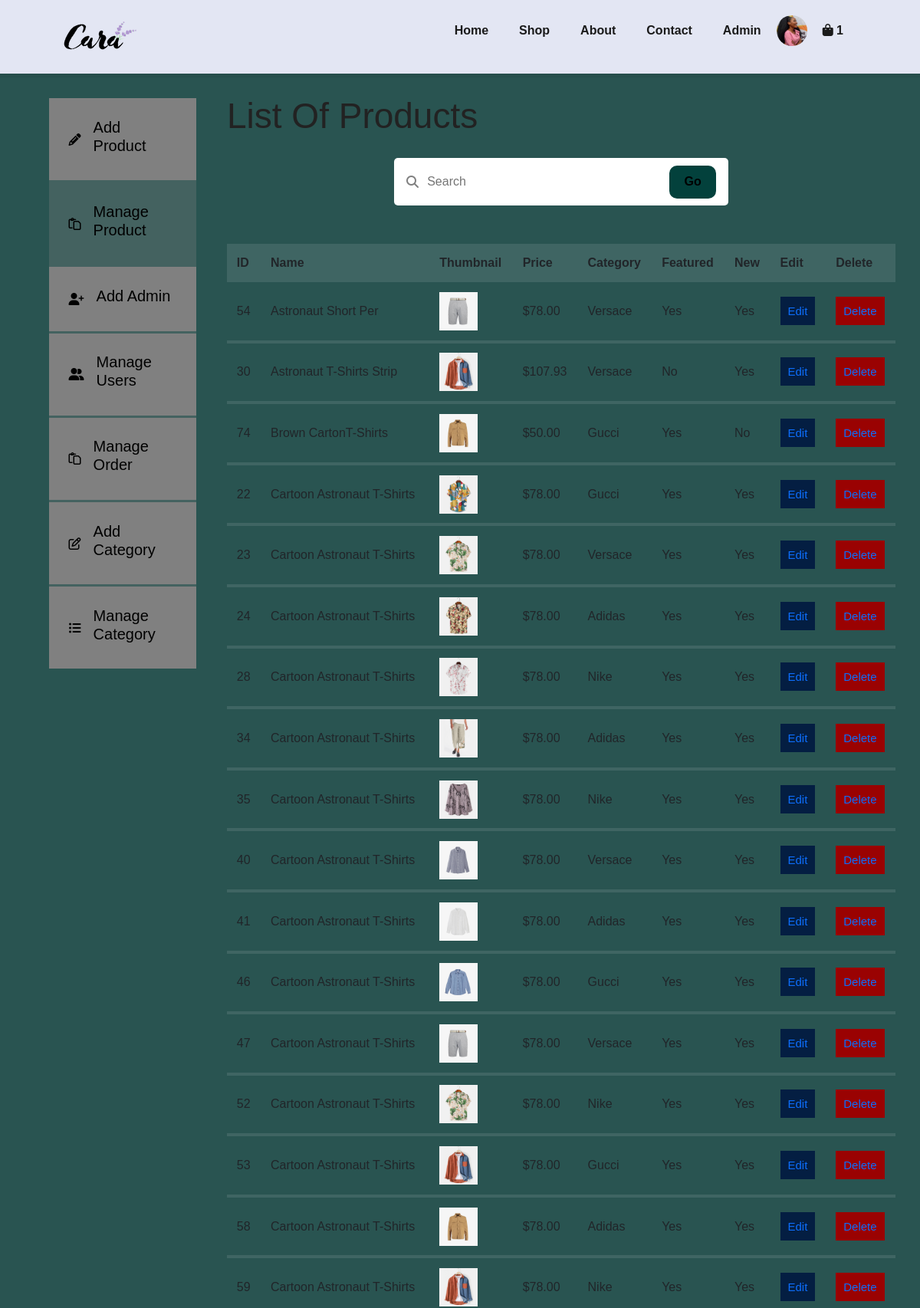
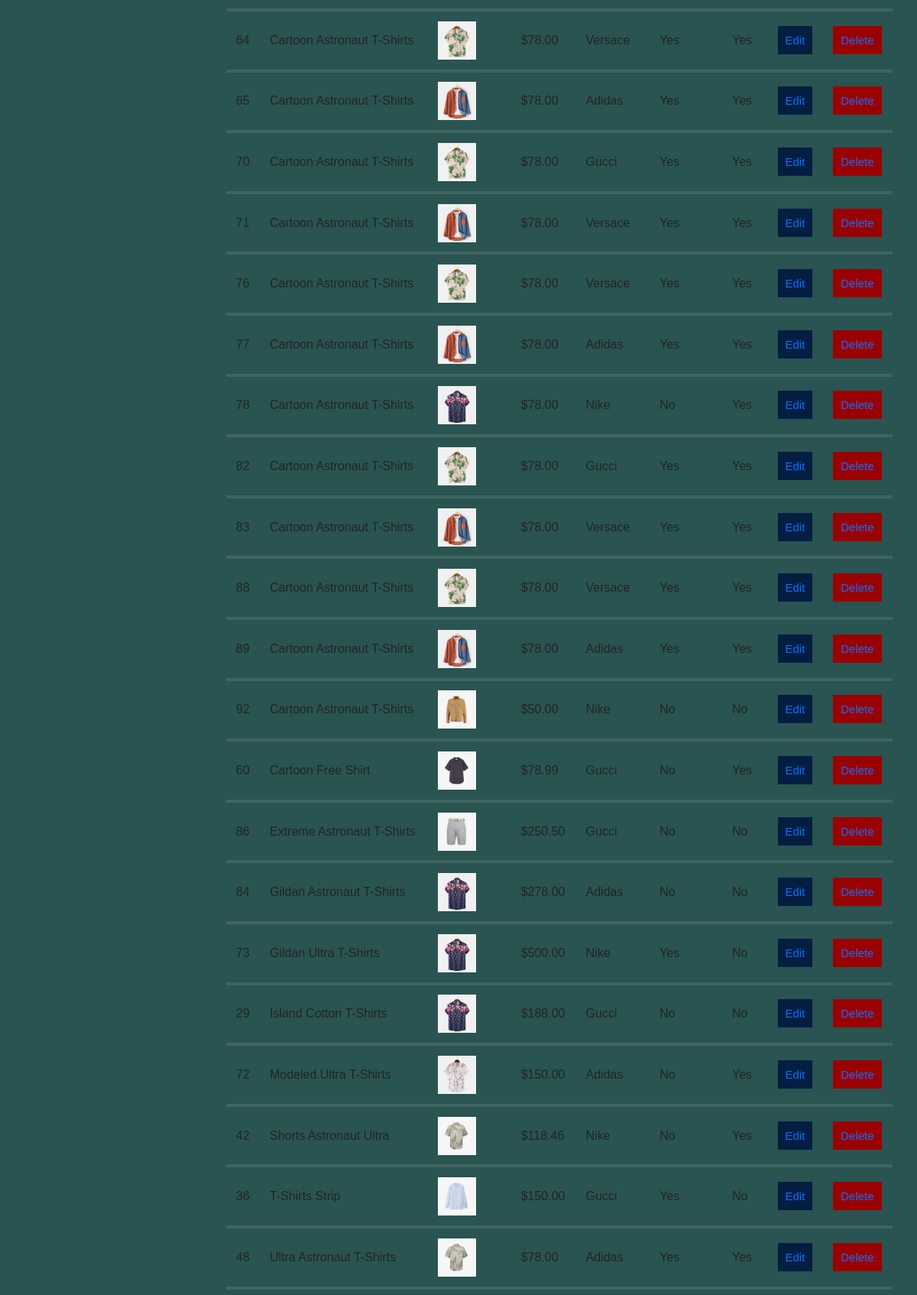
/admin/products (signed in, upper part), run on the app's committed database (2 pictures, top to bottom).
### tables this page shows
CREATE TABLE `products` (
  `product_id` int(11) NOT NULL,
  `name` varchar(30) NOT NULL,
  `thumbnail` varchar(30) NOT NULL,
  `description` text NOT NULL,
  `price` decimal(10,2) NOT NULL,
  `category_id` tinyint(4) NOT NULL,
  `is_featured` tinyint(1) UNSIGNED NOT NULL DEFAULT 1 COMMENT '0 = yes, 1 = no',
  `is_new` tinyint(1) UNSIGNED NOT NULL DEFAULT 1 COMMENT '0 = yes, 1 = no'
);

CREATE TABLE `categories` (
  `category_id` tinyint(4) NOT NULL,
  `title` varchar(30) NOT NULL,
  `description` text NOT NULL
);

### config/auth.php (called while the page is built)
<?php
function authorizeAdmin()
{
    return isset($_SESSION['user_role']) && $_SESSION['user_role'];
}
?>

### src/Controllers/AdminController.php (called while the page is built, shortened)
<?php
class AdminController
{
    public function showProductTable()
    {
        $product = new Product;
        $productData = $product->getProducts();
        require_once __DIR__ . '/../Views/Users/admin/products.php';
    }
}

### src/App/Router.php (called while the page is built, shortened)
<?php
class Router
{
    private array $handlers;
    private function addHandler(string $method, string $path, $handler): void
    {
        $this->handlers[$method . $path] = [
            'path' => $path,
            'method' => $method,
            'handler' => $handler,
        ];
    }
    public function run()
    {
        $requestUri = parse_url($_SERVER['REQUEST_URI']);
        $requestPath = $requestUri['path'];
        $method = $_SERVER['REQUEST_METHOD'];
        $callback = null;
        foreach ($this->handlers as $handler){
            if ($handler['path'] === $requestPath && $method === $handler['method']){
                $callback = $handler['handler'];
            }
        }
        if(is_string($callback)){
            $parts = explode('::', $callback);
            if (is_array($parts)){
                $className = array_shift(array:$parts);
                $handler = new $className;
                $method = array_shift(array: $parts);
                $callback = [$handler, $method];
            }
        }
        call_user_func_array($callback, [
            array_merge($_GET, $_POST)
        ]);
    }
}

### index.php (called while the page is built, shortened)
<?php
require_once __DIR__ . "/config/database.php";
$router = new Router();
$router->get(path: BASE_URL, handler:MainController::class . '::execute');
$router->get(path: BASE_URL . 'about', handler: MainController::class . '::showAboutPage');
$router->get(path: BASE_URL . 'contact', handler: MainController::class . '::showContactPage');
$router->get(path: BASE_URL . 'product', handler: ProductController::class . '::execute');
$router->get(path: BASE_URL . 'product/add', handler: ProductController::class . '::showAddProductForm');
$router->post(path: BASE_URL . 'product/add', handler: ProductController::class . '::addProduct');
$router->get(path: BASE_URL . 'product/update', handler: ProductController::class . '::showUpdateProductForm');
$router->post(path: BASE_URL . 'product/update', handler: ProductController::class . '::UpdateProduct');
$router->get(path: BASE_URL . 'product/details', handler: ProductController::class . '::showProductDetails');
$router->post(path: BASE_URL . 'product/review', handler: ProductController::class . '::addReview');
$router->get(path: BASE_URL . 'product/all-reviews', handler: ProductController::class . '::showReviewPage');
$router->get(path: BASE_URL . 'product/search', handler: ProductController::class. '::userSearch');
$router->get(path: BASE_URL . 'product/category', handler: ProductController::class . '::showCategoryProduct');
$router->get(path: BASE_URL . 'register', handler: UserController::class . '::showUserRegisterForm');
$router->post(path: BASE_URL . 'register/add', handler: UserController::class . '::registerUser');
$router->get(path: BASE_URL . 'login', handler: UserController::class . '::showUserLoginForm');
$router->get(path: BASE_URL . 'logout', handler: UserController::class . '::logoutUser');
$router->post(path: BASE_URL . 'login/add', handler: UserController::class . '::loginUser');
$router->get(path: BASE_URL . 'cart', handler: CartController::class . '::execute');
$router->post(path: BASE_URL . 'cart/add', handler: CartController::class . '::addProductToCart');
$router->get(path: BASE_URL . 'cart/remove', handler: CartController::class . '::removeCartItem');
$router->get(path: BASE_URL . 'cart/checkout', handler: CartController::class . '::showCheckoutpage');
$router->post(path: BASE_URL . 'cart/process-checkout', handler: CartController::class . '::processCheckout');
$router->get(path: BASE_URL . 'cart/success', handler: OrderController::class . '::showSuccessPage');
$router->get(path: BASE_URL . 'cart/confirm-page', handler: OrderController::class . '::showConfirmPage');
$router->post(path: BASE_URL . 'cart/confirm-paid', handler: OrderController::class . '::confirmPaid');
$router->get(path: BASE_URL . 'admin', handler: AdminController::class . '::execute');
$router->get(path: BASE_URL . 'admin/add', handler: AdminController::class . '::showAddAdminForm');
$router->post(path: BASE_URL . 'admin/addAdmin', handler: AdminController::class . '::addAdmin');
$router->get(path: BASE_URL . 'admin/paidOrders', handler: AdminController::class . '::showPaidOrders');
$router->get(path: BASE_URL . 'admin/remove', handler: AdminController::class . '::removeUsers');
$router->get(path: BASE_URL . 'admin/categories', handler: AdminController::class . '::showCategories');
$router->get(path: BASE_URL . 'admin/category-form', handler: AdminController::class . '::showCategoryForm');
$router->post(path: BASE_URL . 'admin/categories/add', handler: AdminController::class . '::addCategories');
$router->get(path: BASE_URL . 'admin/categories/update', handler: AdminController::class . '::showUpdateCategoryForm');
$router->post(path: BASE_URL . 'admin/categories/update', handler: AdminController::class . '::updateCategories');
$router->get(path: BASE_URL . 'admin/categories/remove', handler: AdminController::class . '::removeCategories');
$router->get(path: BASE_URL . 'admin/products', handler: AdminController::class . '::showProductTable');
$router->get(path: BASE_URL . 'admin/products/remove', handler: AdminController::class . '::removeProducts');
$router->get(path: BASE_URL . 'admin/products/search', handler: AdminController::class . '::adminSearch');
$router->addNotFoundHandler(function () {
    require_once __DIR__ . '/src/Views/templates/404.php';
});
$router->run();
?>

### src/Models/Database.php (called while the page is built, shortened)
<?php
class Database
{
    protected $pdo;
    public function __construct()
    {
        $configPath = __DIR__ . '/../../config/database.php';
        try{
            $config = require $configPath;
            $dsn = "mysql:host={$config['host']};dbname={$config['dbname']}";
            $this->pdo = new \PDO($dsn, $config['username'], $config['password']);
            $this->pdo->setAttribute(\PDO::ATTR_ERRMODE, \PDO::ERRMODE_EXCEPTION);
        } catch (\PDOException $e) {
            die('<p class="error">Connection failed: ' . $e->getMessage() . '</p>');
            return null;
        }
    }
    public function fetchAll($query, $params = []): array
    {
        try {
            $stmt = $this->pdo->prepare($query);
            $stmt->execute($params);
            return $stmt->fetchAll(\PDO::FETCH_OBJ);
        } catch (\PDOException $e) {
            die('<p class="error">Query failed: ' . $e->getMessage() . '</p>');
            return null;
        }
    }
}
?>

### config/database.php (called while the page is built)
<?php
return [
    'host' => 'localhost',
    'dbname' => 'online_shop',
    'username' => 'applw',
    'password' => 'apple@22',
];
?>

### src/Models/Product.php (called while the page is built, shortened)
<?php
class Product
{
    protected $db;
    public function __construct()
    {
        $this->db = new Database();
    }
    public function getProducts(): array
    {
        $query = "SELECT p.*, c.title AS category_title
              FROM products AS p
              JOIN categories AS c ON p.category_id = c.category_id ORDER BY p.name ASC";
        $products = $this->db->fetchAll($query);
        return $products;
    }
}

### src/Views/Users/admin/products.php (the view, shortened to what this page needs)
<?php
require_once __DIR__ . '/../../templates/header.php';
require_once __DIR__ . '/../../templates/navigation.php';
require_once __DIR__ . '/../../../../config/auth.php';
if (!authorizeAdmin()) {
    echo '<div class="alert alert-danger">You are not authorized to access this page.</div>';
} else {
?>
    <section id="dashboard" class="padding-all">
        <div class="dashboard-container">
            <?php require_once __DIR__ . '/../../templates/aside.php'; ?>
            <main>
                <h2>List Of Products</h2>
                <section id="search-bar" class="padding-all" style="margin-bottom: 50px; margin-top: 0;">
                    <form class="search-container" action="<?= BASE_URL ?>admin/products/search" method="GET">
                        <div>
                            <i class="fa-solid fa-magnifying-glass"></i>
                            <input type="search" name="search" placeholder="Search" />
                        </div>
                        <button type="submit" name="submit" class="btnn">Go</button>
                    </form>
                </section>
                <table>
                    <thead>
                        <tr>
                            <th>ID</th>
                            <th>Name</th>
                            <th>Thumbnail</th>
                            <th>Price</th>
                            <th>Category</th>
                            <th>Featured</th>
                            <th>New</th>
                            <th>Edit</th>
                            <th>Delete</th>
                        </tr>
                    </thead>
                    <tbody>
                        <?php foreach ($productData as $product) : ?>
                            <tr>
                                <td><?= $product->product_id ?></td>
                                <td><?= $product->name ?></td>
                                <td><img src="<?= BASE_URL . 'public/db-img/' . basename($product->thumbnail) ?>" alt="<?= $product->name ?>"></td>
                                <td>$<?= $product->price ?></td>
                                <td><?= $product->category_title ?></td>
                                <td><?= ($product->is_featured == 0) ? 'Yes' : 'No' ?></td>
                                <td><?= ($product->is_new == 0) ? 'Yes' : 'No' ?></td>
                                <td><a href="<?= BASE_URL ?>product/update?id=<?= $product->product_id ?>" class=" btnn">Edit</a></td>
                                <td><a class="btnn danger" href="<?= BASE_URL . 'admin/products/remove?product_id=' . $product->product_id ?>">Delete</a></td>
                            </tr>
                        <?php endforeach; ?>
                    </tbody>
                </table>
            </main>
        </div>
    </section>
<?php
    require_once __DIR__ . '/../../templates/footer.php';
}
?>

### public/css/style.css (style rules this page uses)
* { margin: 0; padding: 0; box-sizing: border-box; font-family: "Spartan", sans-serif; }
h2 { font-size: 46px; line-height: 54px; color: #222; }
body { width: 100%; }
#search-bar { margin-top: 7rem; width: 50%; margin-left: 25%; }
#search-bar .search-container { position: relative; width: 100%; background: rgba(255, 255, 255); display: flex; align-items: center; justify-content: space-between; overflow: hidden; padding: 0.6rem 1rem; border-radius: 5px; color: grey; }
#search-bar div { width: 100%; display: flex; align-items: center; }
#search-bar input { background-color: transparent; border: none; margin-left: 0.7rem; padding: 0.5rem 0; width: 100%; outline: none; }
#search-bar .btnn { display: inline; width: fit-content; padding: 0.6rem 1.2rem; background-color: #03413c; border-radius: 10px; border: none; cursor: pointer; transition: var(--transition); font-weight: 700; color: #000; }
#dashboard { background-color: #03413c; }
#dashboard .dashboard-container { display: grid; grid-template-columns: 14rem auto; gap: 1rem; background-color: rgb(128, 128, 128, 0.3); padding: 2rem; margin-bottom: 5rem; }
#dashboard main { margin-left: 1.5rem; }
#dashboard main img { width: 50px; }
#dashboard main h2 { margin: 0 0 2rem 0; line-height: 1; }
#dashboard main table { width: 100%; text-align: left; }
#dashboard main table th { background-color: rgba(255, 255, 255, 0.1); padding: 0.8rem; font-weight: 800; }
#dashboard main table td { padding: 0.8rem; border-bottom: 4px solid rgba(255, 255, 255, 0.1); }
td .btnn { text-decoration: none; padding: 10px; font-size: 15px; background-color: #041e42; }
td .btnn.danger { background-color: rgb(154, 2, 2); }

### data on the page
products: product_id "54", name "Astronaut Short Per", thumbnail (picture), price "78.00", category.title "Versace", is_featured "Yes", is_new "Yes"
products: product_id "30", name "Astronaut T-Shirts Strip", thumbnail (picture), price "107.93", category.title "Versace", is_featured "No", is_new "Yes"
products: product_id "74", name "Brown CartonT-Shirts", thumbnail (picture), price "50.00", category.title "Gucci", is_featured "Yes", is_new "No"
products: product_id "22", name "Cartoon Astronaut T-Shirts", thumbnail (picture), price "78.00", category.title "Gucci", is_featured "Yes", is_new "Yes"
products: product_id "23", name "Cartoon Astronaut T-Shirts", thumbnail (picture), price "78.00", category.title "Versace", is_featured "Yes", is_new "Yes"
products: product_id "24", name "Cartoon Astronaut T-Shirts", thumbnail (picture), price "78.00", category.title "Adidas", is_featured "Yes", is_new "Yes"
products: product_id "28", name "Cartoon Astronaut T-Shirts", thumbnail (picture), price "78.00", category.title "Nike", is_featured "Yes", is_new "Yes"
products: product_id "34", name "Cartoon Astronaut T-Shirts", thumbnail (picture), price "78.00", category.title "Adidas", is_featured "Yes", is_new "Yes"
products: product_id "35", name "Cartoon Astronaut T-Shirts", thumbnail (picture), price "78.00", category.title "Nike", is_featured "Yes", is_new "Yes"
products: product_id "40", name "Cartoon Astronaut T-Shirts", thumbnail (picture), price "78.00", category.title "Versace", is_featured "Yes", is_new "Yes"
products: product_id "41", name "Cartoon Astronaut T-Shirts", thumbnail (picture), price "78.00", category.title "Adidas", is_featured "Yes", is_new "Yes"
products: product_id "46", name "Cartoon Astronaut T-Shirts", thumbnail (picture), price "78.00", category.title "Gucci", is_featured "Yes", is_new "Yes"
products: product_id "47", name "Cartoon Astronaut T-Shirts", thumbnail (picture), price "78.00", category.title "Versace", is_featured "Yes", is_new "Yes"
products: product_id "52", name "Cartoon Astronaut T-Shirts", thumbnail (picture), price "78.00", category.title "Nike", is_featured "Yes", is_new "Yes"
products: product_id "53", name "Cartoon Astronaut T-Shirts", thumbnail (picture), price "78.00", category.title "Gucci", is_featured "Yes", is_new "Yes"
products: product_id "58", name "Cartoon Astronaut T-Shirts", thumbnail (picture), price "78.00", category.title "Adidas", is_featured "Yes", is_new "Yes"
products: product_id "59", name "Cartoon Astronaut T-Shirts", thumbnail (picture), price "78.00", category.title "Nike", is_featured "Yes", is_new "Yes"
products: product_id "64", name "Cartoon Astronaut T-Shirts", thumbnail (picture), price "78.00", category.title "Versace", is_featured "Yes", is_new "Yes"
products: product_id "65", name "Cartoon Astronaut T-Shirts", thumbnail (picture), price "78.00", category.title "Adidas", is_featured "Yes", is_new "Yes"
products: product_id "70", name "Cartoon Astronaut T-Shirts", thumbnail (picture), price "78.00", category.title "Gucci", is_featured "Yes", is_new "Yes"
products: product_id "71", name "Cartoon Astronaut T-Shirts", thumbnail (picture), price "78.00", category.title "Versace", is_featured "Yes", is_new "Yes"
products: product_id "76", name "Cartoon Astronaut T-Shirts", thumbnail (picture), price "78.00", category.title "Versace", is_featured "Yes", is_new "Yes"
products: product_id "77", name "Cartoon Astronaut T-Shirts", thumbnail (picture), price "78.00", category.title "Adidas", is_featured "Yes", is_new "Yes"
products: product_id "78", name "Cartoon Astronaut T-Shirts", thumbnail (picture), price "78.00", category.title "Nike", is_featured "No", is_new "Yes"
products: product_id "82", name "Cartoon Astronaut T-Shirts", thumbnail (picture), price "78.00", category.title "Gucci", is_featured "Yes", is_new "Yes"
products: product_id "83", name "Cartoon Astronaut T-Shirts", thumbnail (picture), price "78.00", category.title "Versace", is_featured "Yes", is_new "Yes"
products: product_id "88", name "Cartoon Astronaut T-Shirts", thumbnail (picture), price "78.00", category.title "Versace", is_featured "Yes", is_new "Yes"
products: product_id "89", name "Cartoon Astronaut T-Shirts", thumbnail (picture), price "78.00", category.title "Adidas", is_featured "Yes", is_new "Yes"
products: product_id "92", name "Cartoon Astronaut T-Shirts", thumbnail (picture), price "50.00", category.title "Nike", is_featured "No", is_new "No"
products: product_id "60", name "Cartoon Free Shirt", thumbnail (picture), price "78.99", category.title "Gucci", is_featured "No", is_new "Yes"
products: product_id "86", name "Extreme Astronaut T-Shirts", thumbnail (picture), price "250.50", category.title "Gucci", is_featured "No", is_new "No"
products: product_id "84", name "Gildan Astronaut T-Shirts", thumbnail (picture), price "278.00", category.title "Adidas", is_featured "No", is_new "No"
products: product_id "73", name "Gildan Ultra T-Shirts", thumbnail (picture), price "500.00", category.title "Nike", is_featured "Yes", is_new "No"
products: product_id "29", name "Island Cotton T-Shirts", thumbnail (picture), price "188.00", category.title "Gucci", is_featured "No", is_new "No"
products: product_id "72", name "Modeled Ultra T-Shirts", thumbnail (picture), price "150.00", category.title "Adidas", is_featured "No", is_new "Yes"
products: product_id "42", name "Shorts Astronaut Ultra", thumbnail (picture), price "118.46", category.title "Nike", is_featured "No", is_new "Yes"
products: product_id "36", name "T-Shirts Strip", thumbnail (picture), price "150.00", category.title "Gucci", is_featured "Yes", is_new "No"
products: product_id "48", name "Ultra Astronaut T-Shirts", thumbnail (picture), price "78.00", category.title "Adidas", is_featured "Yes", is_new "Yes"

### other printed values
$cartCount "1"
